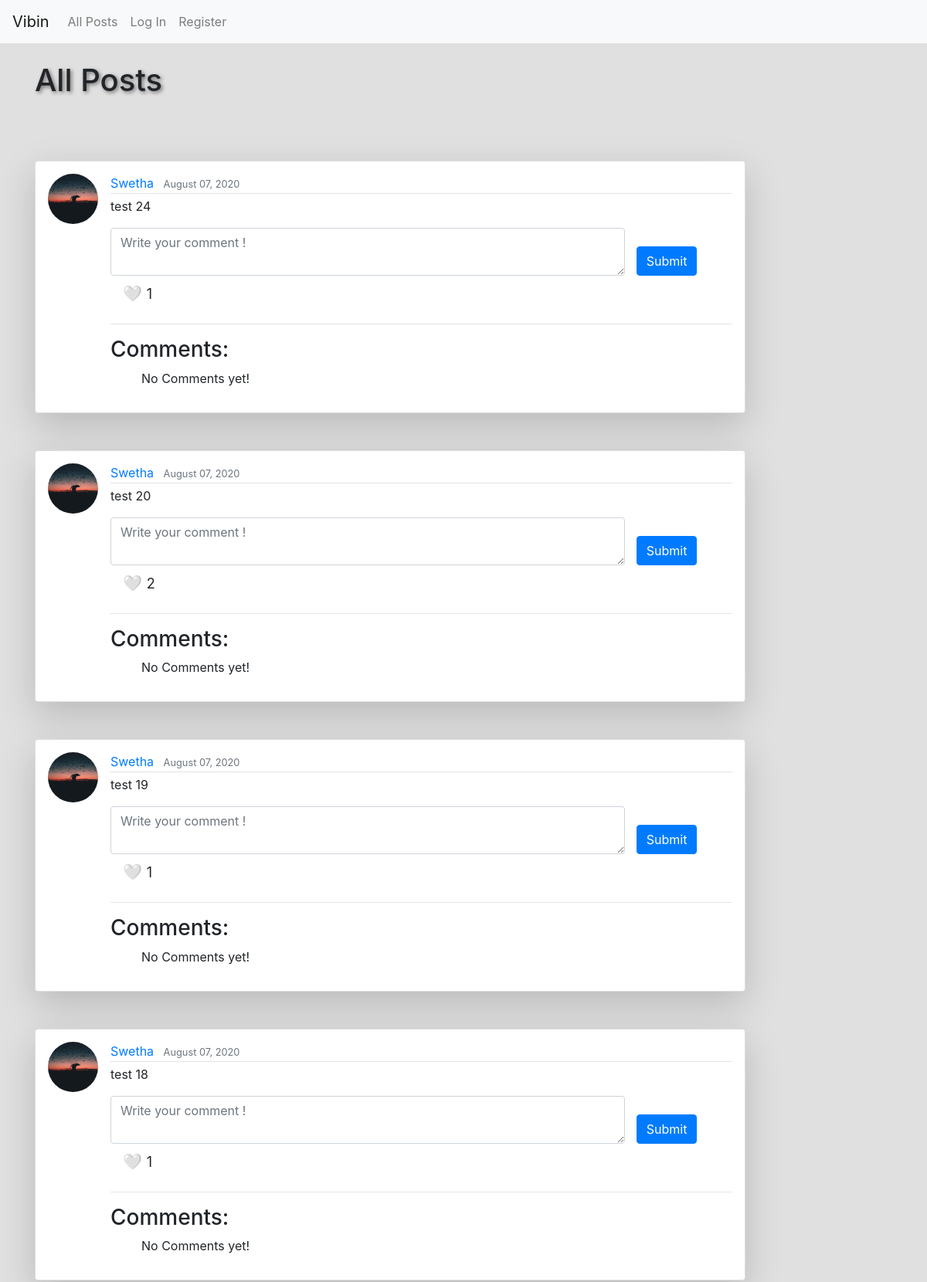
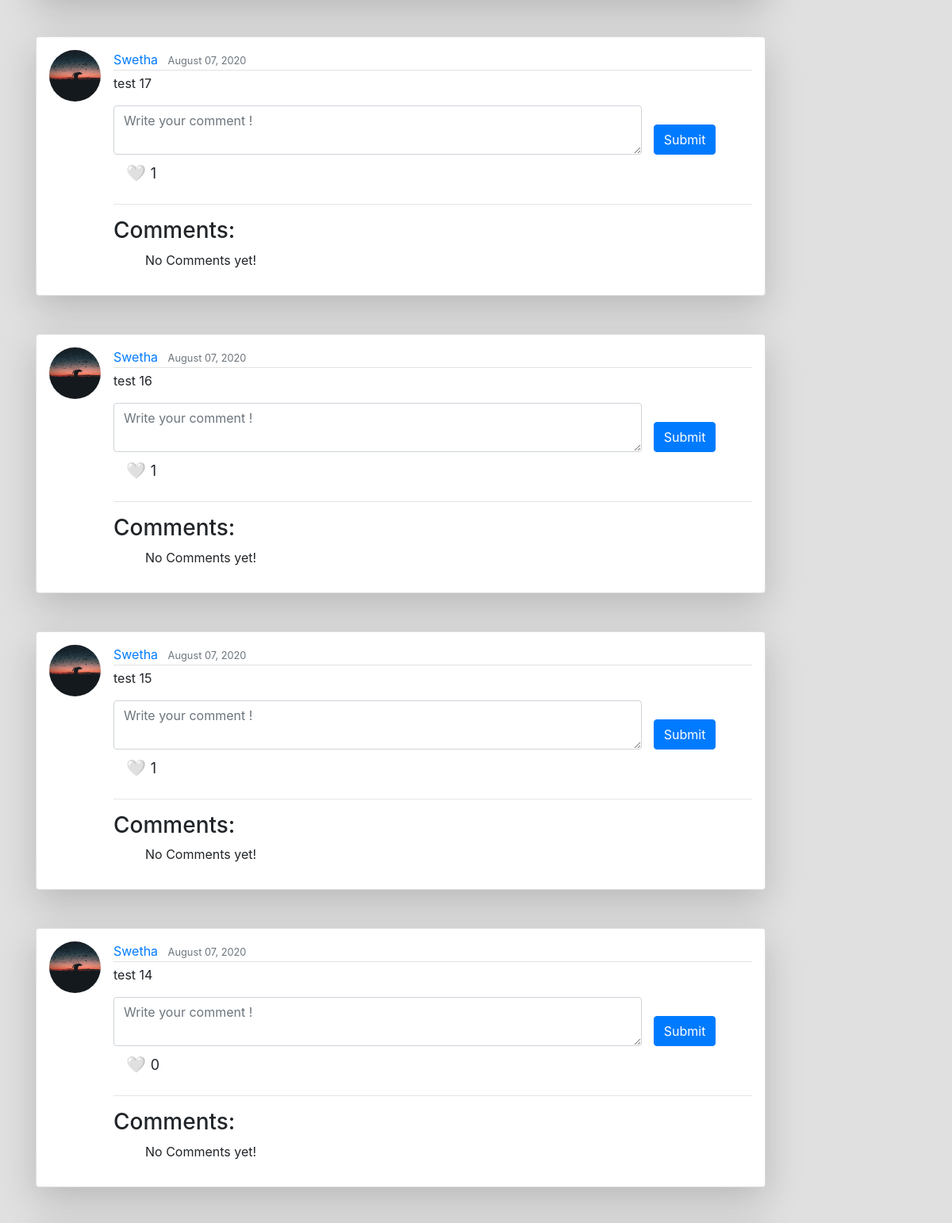
Screenshot of /?page=2 (upper part) with the database file from the repository (2 pictures, top to bottom).
### network/models.py (models this page shows, shortened)
class Post(models.Model):
    user = models.ForeignKey('User', on_delete=models.CASCADE, related_name="posts")
    content = models.TextField(blank=True)
    image = models.ImageField(upload_to='images/', blank=True, null = True)
    likes = models.ManyToManyField('User', related_name="liked_posts", blank=True)
    timestamp = models.DateTimeField(auto_now_add=True)

class User(AbstractUser):
    followers = models.ManyToManyField('self',symmetrical = False, related_name='following', blank=True)

### network/views.py (the view)
# urls.py: path("", views.index, name="index"),
def index(request):
    if request.method == 'POST':
        form = PostForm(request.POST, request.FILES or None)
        if form.is_valid():
            post = Post(
                user=User.objects.get(pk=request.user.id),
                content=form.cleaned_data.get("content"),
                image = form.cleaned_data.get("image")
            )
            post.save()
            return redirect('index')
    else:
        form = PostForm()
    posts = Post.objects.all().order_by("-timestamp")
    paginator = Paginator(posts, 10)
    page_obj = paginator.get_page(request.GET.get('page'))
    return render(request, "network/index.html", {
        "page_obj": page_obj,
        'form' : form
    })

### network/forms.py
class PostForm(forms.ModelForm):
    class Meta:
        model = Post
        fields = ['content', 'image']
        widgets = {
            'content': forms.Textarea(attrs={'class':'form-control', 'placeholder':'Write your post here'})
        }

### network/templates/network/index.html (shortened to what this page needs)
{% extends "network/layout.html" %}
{% load static %}
{% block body %}
    <h1>All Posts</h1>
    <br/>
{% endblock %}

### network/templates/network/layout.html (shortened to what this page needs)
{% load static %}
{% load profanity %}
<!DOCTYPE html>
<html lang="en">
    <head>
        <link rel="stylesheet" href="https://stackpath.bootstrapcdn.com/bootstrap/4.4.1/css/bootstrap.min.css">
        <link href="{% static 'network/styles.css' %}" rel="stylesheet">
    </head>
    <body>
        <nav class="navbar navbar-expand-lg navbar-light bg-light">
            <a class="navbar-brand" href="{% url 'index' %}">Vibin</a>
        <div>
            <ul class="navbar-nav mr-auto">
                <li class="nav-item">
                    <a class="nav-link" href="{% url 'index' %}">All Posts</a>
                </li>
                {% if user.is_authenticated %}
                    <li class="nav-item">
                        <a class="nav-link" href="{% url 'following' %}">Following</a>
                    </li>
                    <li class="nav-item">
                        <a class="nav-link" href="{% url 'logout' %}">Log Out</a>
                    </li>
                {% else %}
                    <li class="nav-item">
                        <a class="nav-link" href="{% url 'login' %}">Log In</a>
                    </li>
                    <li class="nav-item">
                        <a class="nav-link" href="{% url 'register' %}">Register</a>
                    </li>
                {% endif %}
            </ul>
            </div>
        </nav>
        <div class="body">
            <main role="main" class="container">
                <div class="row">
                    <div class="col-lg-10">
                    <br/>
                    {% block body %}
                    {% endblock %}
                    <br/><br/>
                    {% if page_obj %}
                    {% for post in page_obj %}
                    <article class="media content-section shadow-lg p-3 mb-5 bg-white rounded">
                        <img class="rounded-circle article-img" src= "{% static 'network/default.jpg' %}">
                        <div  class="media-body">
                            <div class="article-metadata">
                                <a class="mr-2" href="{% url 'user' post.user %}">{{ post.user }}</a>
                                <small class="text-muted">{{ post.timestamp|date:"F d, Y" }}</small>
                            </div>
                            <p class="article-content" id="content-{{ post.id }}" style="white-space: pre-line">{{ post.content }}</p>
                                <form class="row" action="{% url 'comment' post.id %}" method="post">
                                    <div class="col-12 col-md-10">
                                        <textarea type="text" class="form-control" required name="content" placeholder="Write your comment !"></textarea>
                                    </div>
                                    <div class="d-flex align-items-end">
                                        <button type="submit" class="submit-comment btn btn-primary" >Submit</button>
                                    </div>
                                </form>
                            <div class=" btn-lg topright" onclick="like('{{ post.id }}');">
                                {% if user in post.likes.all %}
                                    <a class="heart " id="heart-{{ post.id }}">❤️</a>
                                {% else %}
                                    <a class="heart" id="heart-{{ post.id }}">🤍</a>
                                {% endif %}
                                <span id="counter-{{ post.id }}" style="font-size: large;">{{ post.likes.all.count }}</span>
                            </div>
                        <hr>
                        <h3>Comments:</h3>
                        <ul>
                            {% for comment in post.comments.all %}
                                    <li class="fakeimg">{{ comment.comment|censor }} <cite class="text-danger">- {{comment.user.username}}</cite></li>
                                    <br/>
                            {% empty %}
                                    No Comments yet!
                            {% endfor %}
                        </ul>
                    </article>
                    {% empty %}
                        <h2><i>No posts</i></h2>
                {% endfor %}
                {% endif %}
            </div>
                </div>
                </div>
    </body>
</html>

### network/static/network/styles.css (style rules this page uses)
body { background-color: #e0e0e0; }
.nav-link { color: #3b4c5d ; }
.content-section { background: #ffffff; padding: 10px 20px; border: 1px solid #dddddd; border-radius: 3px; margin-bottom: 20px; box-shadow: 10px 10px 5px rgb(255, 255, 255); }
.article-content { white-space: pre-line; }
.article-img { height: 65px; width: 65px; margin-right: 16px; }
.article-metadata { padding-bottom: 1px; margin-bottom: 4px; border-bottom: 1px solid #e3e3e3 }
h1 { text-shadow: 2px 2px 5px rgb(114, 110, 110); }
.heart { cursor: pointer; }

### rows the page displays
Post: user "Swetha", timestamp "August 07, 2020", content "test 24", likes.all.count "1"
Post: user "Swetha", timestamp "August 07, 2020", content "test 20", likes.all.count "2"
Post: user "Swetha", timestamp "August 07, 2020", content "test 19", likes.all.count "1"
Post: user "Swetha", timestamp "August 07, 2020", content "test 18", likes.all.count "1"
Post: user "Swetha", timestamp "August 07, 2020", content "test 17", likes.all.count "1"
Post: user "Swetha", timestamp "August 07, 2020", content "test 16", likes.all.count "1"
Post: user "Swetha", timestamp "August 07, 2020", content "test 15", likes.all.count "1"
Post: user "Swetha", timestamp "August 07, 2020", content "test 14", likes.all.count "0"
